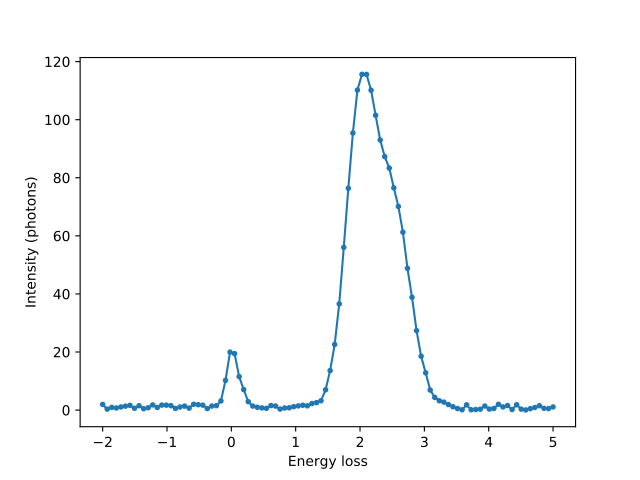

Write the Python code that produced this figure.
import matplotlib as mpl
mpl.rcdefaults()
import matplotlib.pyplot as plt
fig, ax = plt.subplots()

x = np.linspace(-2, 5, 100)
y = (np.exp(-x**2/ 0.01) + np.exp(-(x-.05)**2/ 0.03) +
     10*np.exp(-(x-2)**2/ 0.1) + 7*np.exp(-(x-2.5)**2/ 0.15)
     + 0.2*np.random.rand(x.size))
ax.set_xlabel('Energy loss')
ax.set_ylabel('Intensity (photons)')
ax.plot(x, y*10, '.-')
